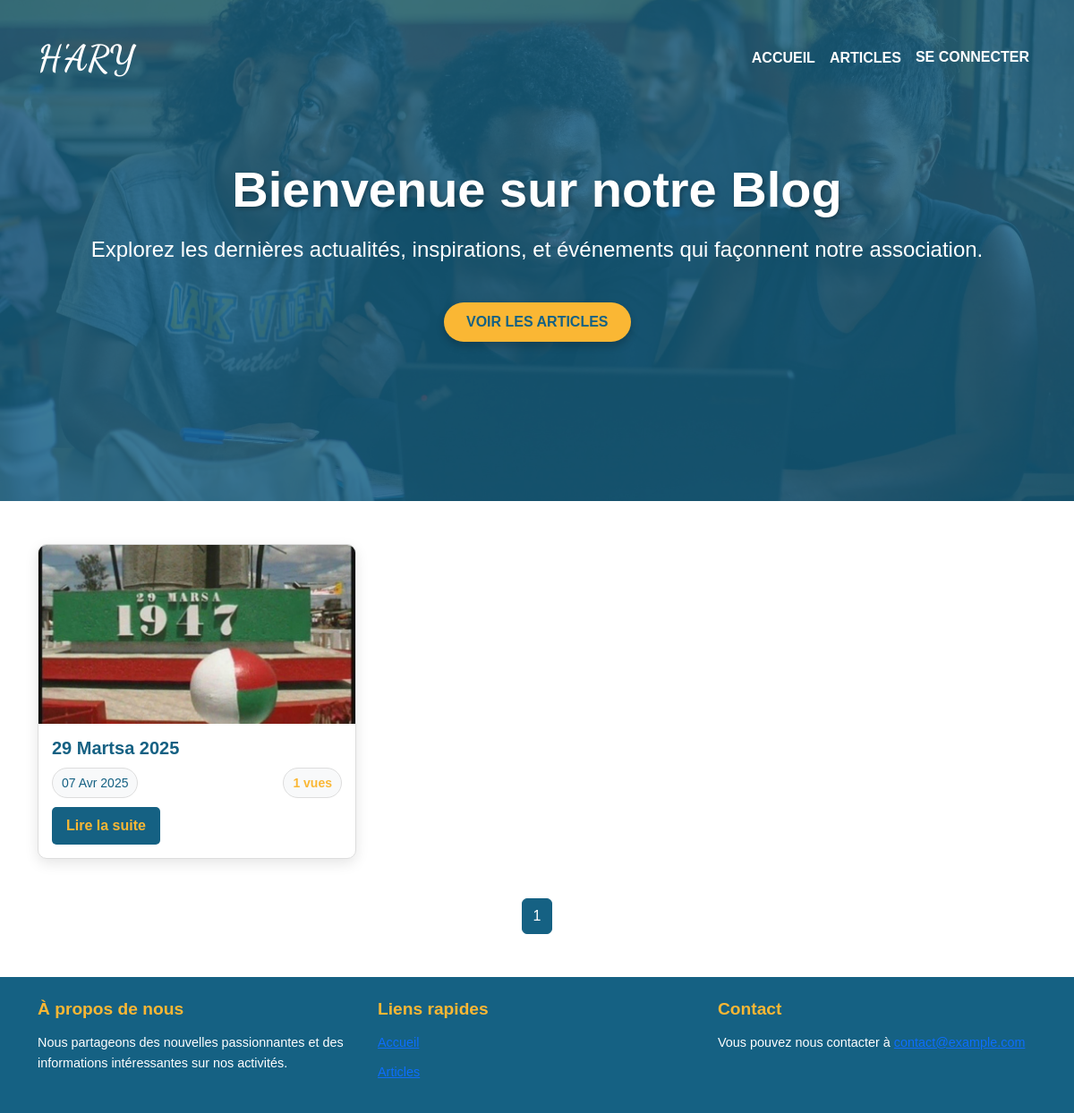
Screenshot of /blog/ with the database file from the repository.
### hary/models.py (models this page shows, shortened)
class Blog(models.Model):
    user = models.ForeignKey(User, on_delete=models.CASCADE, related_name="blog")
    title = models.CharField(max_length=200)
    content = models.TextField()
    image = models.ImageField(upload_to="media", blank=True)
    created = models.DateTimeField(auto_now_add=True)
    nb_vues = models.IntegerField(default=0)

### hary/views.py (the view)
# urls.py: path('blog/', blog, name='blog'),
def blog(request):
    blogs = Blog.objects.all()
    paginator = Paginator(blogs, 6)  # 10 articles par page
    page_number = request.GET.get('page')
    page_obj = paginator.get_page(page_number)
    return render(request, 'hary/blog.html', {'page_obj': page_obj})

### hary/templates/hary/blog.html (shortened to what this page needs)
<!DOCTYPE html>
<html lang="en">
<head>
    <link rel="stylesheet" href="https://cdnjs.cloudflare.com/ajax/libs/bootstrap/5.3.0/css/bootstrap.min.css">
    <link rel="stylesheet" href="https://cdnjs.cloudflare.com/ajax/libs/aos/2.3.4/aos.css">
</head>
<body>
    <nav class="navbar navbar-expand-lg navbar-light">
        <div class="container">
            <a class="navbar-brand" href="#">H'ARY</a>
            <div class="collapse navbar-collapse" id="navbarNav">
                <ul class="navbar-nav ms-auto">
                    <li class="nav-item">
                        <a class="nav-link" href="{% url 'home' %}">Accueil</a>
                    </li>
                    <li class="nav-item">
                        <a class="nav-link" href="#articles">Articles</a>
                    </li>
                    {% if not user.is_authenticated %}
                        <li class="nav-item">
                            <button class="nav-link btn btn-outline-light" data-bs-toggle="modal" data-bs-target="#login">Se connecter</button>
                        </li>
                    {% endif %}
                </ul>
            </div>
        </div>
    </nav>
    <header class="header">
        <div class="overlay"></div>
        <div class="container text-center text-white">
            <h1 data-aos="fade-up">Bienvenue sur notre Blog</h1>
            <p data-aos="fade-up" data-aos-delay="100">Explorez les dernières actualités, inspirations, et événements qui façonnent notre association.</p>
            <a href="#articles" class="btn btn-explore mt-4" data-aos="zoom-in" data-aos-delay="200">Voir les Articles</a>
        </div>
    </header>
    <div class="container blog-container mt-5">
        <div class="row" id="articles">
            {% for blog in page_obj %}
            <div class="col-md-4 mb-4" data-aos="fade-up" data-aos-delay="{{ forloop.counter|add:'100' }}">
                <div class="blog-card">
                    <img src="{{ blog.image.url }}" alt="Blog Image" class="img-fluid">
                    <div class="card-body">
                        <h5 class="card-title">{{ blog.title }}</h5>
                        <div class="meta-info">
                            <span class="date">{{ blog.created|date:"d M Y" }}</span>
                            <span class="views">{{ blog.nb_vues }} vues</span>
                        </div>
                        <a href="{% url 'blog_detail' blog.id %}" class="read-more">Lire la suite</a>
                    </div>
                </div>
            </div>
            {% endfor %}
        </div>
        <nav aria-label="Page navigation">
            <ul class="pagination">
                {% for num in page_obj.paginator.page_range %}
                <li class="page-item {% if page_obj.number == num %}active{% endif %}">
                    <a class="page-link" href="?page={{ num }}">{{ num }}</a>
                </li>
                {% endfor %}
            </ul>
        </nav>
    </div>
    <footer class="footer mt-5 py-4">
        <div class="container">
            <div class="row">
                <div class="col-md-4">
                    <h5>À propos de nous</h5>
                    <p>Nous partageons des nouvelles passionnantes et des informations intéressantes sur nos activités.</p>
                </div>
                <div class="col-md-4">
                    <h5>Liens rapides</h5>
                    <ul>
                        <li><a href="{% url 'home' %}">Accueil</a></li>
                        <li><a href="#articles">Articles</a></li>
                    </ul>
                </div>
                <div class="col-md-4">
                    <h5>Contact</h5>
                    <p>Vous pouvez nous contacter à <a href="mailto:contact@example.com">contact@example.com</a></p>
                </div>
            </div>
        </div>
    </footer>
</body>
</html>

### hary/templates/hary/blog.html (style rules this page uses)
body { font-family: Arial, sans-serif; line-height: 1.6; color: #333; }
.header { position: relative; height: 70vh; background: url('../static/hary/images/blog.jpg') no-repeat center center/cover; display: flex; align-items: center; justify-content: center; overflow: hidden; }
.header .overlay { position: absolute; top: 0; left: 0; width: 100%; height: 100%; background: rgba(21, 97, 131, 0.8); z-index: 1; }
.header .container { z-index: 2; position: relative; text-align: center; }
.header h1 { font-size: 3.5rem; font-weight: bold; color: #fff; text-shadow: 2px 2px 5px rgba(0, 0, 0, 0.3); margin-bottom: 15px; }
.header p { font-size: 1.5rem; color: #fff; margin-top: 15px; }
.btn-explore { background-color: #fab734; color: #156183; border: none; padding: 10px 25px; border-radius: 50px; font-size: 1rem; font-weight: bold; text-transform: uppercase; box-shadow: 0 5px 10px rgba(0, 0, 0, 0.2); transition: all 0.3s ease; }
.navbar { position: absolute; top: 20px; left: 0; right: 0; z-index: 10; background: transparent; box-shadow: none; }
.navbar-brand { color: #fff; font-family: "Dancing Script", cursive; font-optical-sizing: auto; font-weight: bold; font-size: 2.5rem; text-transform: uppercase; }
.navbar-nav .nav-item .nav-link { color: #fff !important; font-weight: bold; text-transform: uppercase; }
.blog-container { margin-top: -50px; }
.blog-card { background: #fff; border: 1px solid #ddd; border-radius: 10px; box-shadow: 0 5px 15px rgba(0, 0, 0, 0.1); overflow: hidden; transition: all 0.3s ease; }
.blog-card img { width: 100%; height: 200px; object-fit: cover; }
.blog-card .card-body { padding: 15px; }
.blog-card .card-title { font-size: 1.25rem; color: #156183; font-weight: bold; }
.blog-card a { text-decoration: none; color: #fab734; font-weight: bold; }
.meta-info { display: flex; justify-content: space-between; margin-top: 10px; font-size: 14px; color: #6c757d; }
.meta-info .date, .meta-info .views { background-color: #f8f9fa; padding: 5px 10px; border-radius: 20px; border: 1px solid #ddd; }
.meta-info .date { color: #156183; }
.meta-info .views { color: #fab734; font-weight: bold; }
.read-more { display: inline-block; margin-top: 10px; padding: 8px 16px; background-color: #156183; color: white; text-decoration: none; border-radius: 5px; transition: background-color 0.3s ease; }
.pagination { justify-content: center; margin-top: 20px; }
.pagination .page-link { color: #156183; border: 1px solid #ddd; }
.pagination .active .page-link { background-color: #156183; color: #fff; border-color: #156183; }
.footer { background-color: #156183; color: white; padding: 30px 0; }
.footer h5 { font-size: 1.2rem; font-weight: bold; margin-bottom: 15px; color: #fab734; }
.footer p, .footer ul, .footer li { font-size: 0.9rem; line-height: 1.6; margin: 0; color: white; }
.footer ul { padding: 0; list-style: none; }
.footer ul li { margin-bottom: 10px; }

### rows the page displays
Blog: image (picture), title "29 Martsa 2025", created "07 Avr 2025", nb_vues "1"

### other values shown
{{ num }} "1"
